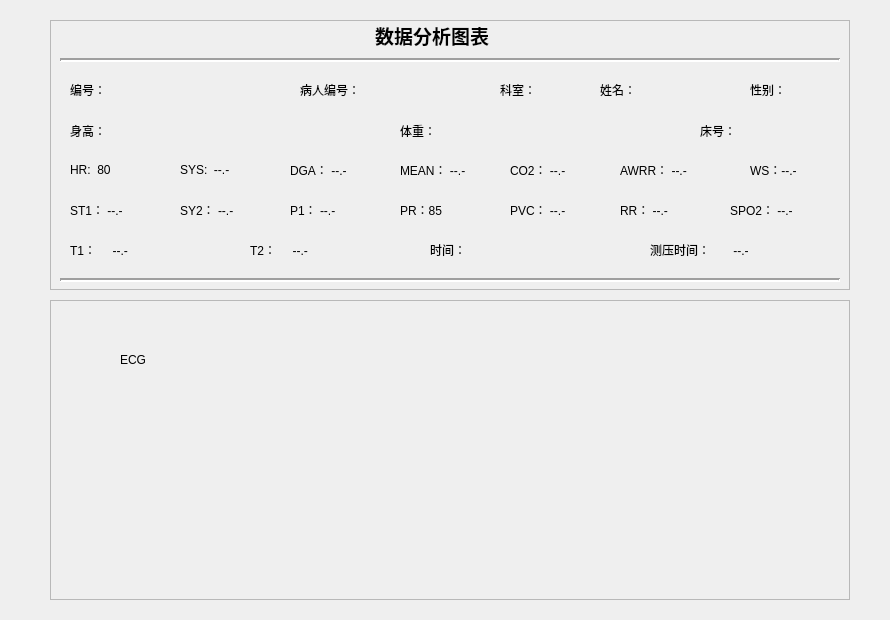
<?xml version="1.0" encoding="UTF-8"?>
<ui version="4.0">
 <class>AnalysisReport</class>
 <widget class="QWidget" name="AnalysisReport">
  <property name="geometry">
   <rect>
    <x>0</x>
    <y>0</y>
    <width>890</width>
    <height>620</height>
   </rect>
  </property>
  <property name="windowTitle">
   <string>Form</string>
  </property>
  <widget class="QFrame" name="frame">
   <property name="geometry">
    <rect>
     <x>50</x>
     <y>20</y>
     <width>800</width>
     <height>270</height>
    </rect>
   </property>
   <property name="frameShape">
    <enum>QFrame::StyledPanel</enum>
   </property>
   <property name="frameShadow">
    <enum>QFrame::Raised</enum>
   </property>
   <widget class="QLabel" name="label">
    <property name="geometry">
     <rect>
      <x>325</x>
      <y>0</y>
      <width>150</width>
      <height>30</height>
     </rect>
    </property>
    <property name="font">
     <font>
      <family>Agency FB</family>
      <pointsize>14</pointsize>
      <weight>75</weight>
      <bold>true</bold>
     </font>
    </property>
    <property name="lineWidth">
     <number>1</number>
    </property>
    <property name="text">
     <string>数据分析图表</string>
    </property>
    <property name="indent">
     <number>-1</number>
    </property>
   </widget>
   <widget class="Line" name="line">
    <property name="geometry">
     <rect>
      <x>10</x>
      <y>30</y>
      <width>780</width>
      <height>20</height>
     </rect>
    </property>
    <property name="lineWidth">
     <number>2</number>
    </property>
    <property name="orientation">
     <enum>Qt::Horizontal</enum>
    </property>
   </widget>
   <widget class="QLabel" name="label_2">
    <property name="geometry">
     <rect>
      <x>20</x>
      <y>50</y>
      <width>100</width>
      <height>40</height>
     </rect>
    </property>
    <property name="text">
     <string>编号：</string>
    </property>
   </widget>
   <widget class="QLabel" name="label_3">
    <property name="geometry">
     <rect>
      <x>250</x>
      <y>50</y>
      <width>100</width>
      <height>40</height>
     </rect>
    </property>
    <property name="text">
     <string>病人编号：</string>
    </property>
   </widget>
   <widget class="QLabel" name="label_4">
    <property name="geometry">
     <rect>
      <x>450</x>
      <y>50</y>
      <width>100</width>
      <height>40</height>
     </rect>
    </property>
    <property name="text">
     <string>科室：</string>
    </property>
   </widget>
   <widget class="QLabel" name="label_5">
    <property name="geometry">
     <rect>
      <x>550</x>
      <y>50</y>
      <width>100</width>
      <height>40</height>
     </rect>
    </property>
    <property name="text">
     <string>姓名：</string>
    </property>
   </widget>
   <widget class="QLabel" name="label_6">
    <property name="geometry">
     <rect>
      <x>700</x>
      <y>50</y>
      <width>100</width>
      <height>40</height>
     </rect>
    </property>
    <property name="text">
     <string>性别：</string>
    </property>
   </widget>
   <widget class="QLabel" name="label_7">
    <property name="geometry">
     <rect>
      <x>20</x>
      <y>90</y>
      <width>101</width>
      <height>41</height>
     </rect>
    </property>
    <property name="text">
     <string>身高：</string>
    </property>
   </widget>
   <widget class="QLabel" name="label_8">
    <property name="geometry">
     <rect>
      <x>350</x>
      <y>90</y>
      <width>101</width>
      <height>41</height>
     </rect>
    </property>
    <property name="text">
     <string>体重：</string>
    </property>
   </widget>
   <widget class="QLabel" name="label_9">
    <property name="geometry">
     <rect>
      <x>650</x>
      <y>90</y>
      <width>101</width>
      <height>41</height>
     </rect>
    </property>
    <property name="text">
     <string>床号：</string>
    </property>
   </widget>
   <widget class="QLabel" name="label_10">
    <property name="geometry">
     <rect>
      <x>20</x>
      <y>130</y>
      <width>110</width>
      <height>40</height>
     </rect>
    </property>
    <property name="text">
     <string>HR:  80</string>
    </property>
   </widget>
   <widget class="QLabel" name="label_11">
    <property name="geometry">
     <rect>
      <x>130</x>
      <y>130</y>
      <width>110</width>
      <height>40</height>
     </rect>
    </property>
    <property name="text">
     <string>SYS:  --.-</string>
    </property>
   </widget>
   <widget class="QLabel" name="label_12">
    <property name="geometry">
     <rect>
      <x>240</x>
      <y>130</y>
      <width>110</width>
      <height>40</height>
     </rect>
    </property>
    <property name="text">
     <string>DGA： --.-</string>
    </property>
   </widget>
   <widget class="QLabel" name="label_13">
    <property name="geometry">
     <rect>
      <x>350</x>
      <y>130</y>
      <width>110</width>
      <height>40</height>
     </rect>
    </property>
    <property name="text">
     <string>MEAN： --.-</string>
    </property>
   </widget>
   <widget class="QLabel" name="label_14">
    <property name="geometry">
     <rect>
      <x>460</x>
      <y>130</y>
      <width>110</width>
      <height>40</height>
     </rect>
    </property>
    <property name="text">
     <string>CO2： --.-</string>
    </property>
   </widget>
   <widget class="QLabel" name="label_15">
    <property name="geometry">
     <rect>
      <x>570</x>
      <y>130</y>
      <width>120</width>
      <height>40</height>
     </rect>
    </property>
    <property name="text">
     <string>AWRR： --.-</string>
    </property>
   </widget>
   <widget class="QLabel" name="label_16">
    <property name="geometry">
     <rect>
      <x>700</x>
      <y>130</y>
      <width>110</width>
      <height>40</height>
     </rect>
    </property>
    <property name="text">
     <string>WS：--.-</string>
    </property>
   </widget>
   <widget class="QLabel" name="label_17">
    <property name="geometry">
     <rect>
      <x>20</x>
      <y>170</y>
      <width>110</width>
      <height>40</height>
     </rect>
    </property>
    <property name="text">
     <string>ST1： --.-</string>
    </property>
   </widget>
   <widget class="QLabel" name="label_18">
    <property name="geometry">
     <rect>
      <x>130</x>
      <y>170</y>
      <width>110</width>
      <height>40</height>
     </rect>
    </property>
    <property name="text">
     <string>SY2： --.-</string>
    </property>
   </widget>
   <widget class="QLabel" name="label_19">
    <property name="geometry">
     <rect>
      <x>240</x>
      <y>170</y>
      <width>110</width>
      <height>40</height>
     </rect>
    </property>
    <property name="text">
     <string>P1： --.-</string>
    </property>
   </widget>
   <widget class="QLabel" name="label_20">
    <property name="geometry">
     <rect>
      <x>350</x>
      <y>170</y>
      <width>110</width>
      <height>40</height>
     </rect>
    </property>
    <property name="text">
     <string>PR：85</string>
    </property>
   </widget>
   <widget class="QLabel" name="label_21">
    <property name="geometry">
     <rect>
      <x>460</x>
      <y>170</y>
      <width>110</width>
      <height>40</height>
     </rect>
    </property>
    <property name="text">
     <string>PVC： --.-</string>
    </property>
   </widget>
   <widget class="QLabel" name="label_22">
    <property name="geometry">
     <rect>
      <x>570</x>
      <y>170</y>
      <width>110</width>
      <height>40</height>
     </rect>
    </property>
    <property name="text">
     <string>RR： --.-</string>
    </property>
   </widget>
   <widget class="QLabel" name="label_23">
    <property name="geometry">
     <rect>
      <x>680</x>
      <y>170</y>
      <width>110</width>
      <height>40</height>
     </rect>
    </property>
    <property name="text">
     <string>SPO2： --.-</string>
    </property>
   </widget>
   <widget class="QLabel" name="label_24">
    <property name="geometry">
     <rect>
      <x>20</x>
      <y>210</y>
      <width>130</width>
      <height>40</height>
     </rect>
    </property>
    <property name="text">
     <string>T1：     --.-</string>
    </property>
   </widget>
   <widget class="QLabel" name="label_25">
    <property name="geometry">
     <rect>
      <x>200</x>
      <y>210</y>
      <width>130</width>
      <height>40</height>
     </rect>
    </property>
    <property name="text">
     <string>T2：     --.-</string>
    </property>
   </widget>
   <widget class="QLabel" name="label_26">
    <property name="geometry">
     <rect>
      <x>380</x>
      <y>210</y>
      <width>170</width>
      <height>40</height>
     </rect>
    </property>
    <property name="text">
     <string>时间：      </string>
    </property>
   </widget>
   <widget class="QLabel" name="label_27">
    <property name="geometry">
     <rect>
      <x>600</x>
      <y>210</y>
      <width>130</width>
      <height>40</height>
     </rect>
    </property>
    <property name="text">
     <string>测压时间：       --.-</string>
    </property>
   </widget>
   <widget class="Line" name="line_2">
    <property name="geometry">
     <rect>
      <x>10</x>
      <y>250</y>
      <width>780</width>
      <height>20</height>
     </rect>
    </property>
    <property name="lineWidth">
     <number>2</number>
    </property>
    <property name="orientation">
     <enum>Qt::Horizontal</enum>
    </property>
   </widget>
  </widget>
  <widget class="QFrame" name="frame_2">
   <property name="geometry">
    <rect>
     <x>50</x>
     <y>300</y>
     <width>800</width>
     <height>300</height>
    </rect>
   </property>
   <property name="frameShape">
    <enum>QFrame::StyledPanel</enum>
   </property>
   <property name="frameShadow">
    <enum>QFrame::Raised</enum>
   </property>
   <widget class="QLabel" name="label_28">
    <property name="geometry">
     <rect>
      <x>70</x>
      <y>50</y>
      <width>100</width>
      <height>20</height>
     </rect>
    </property>
    <property name="text">
     <string>ECG </string>
    </property>
   </widget>
  </widget>
 </widget>
 <resources/>
 <connections/>
</ui>
